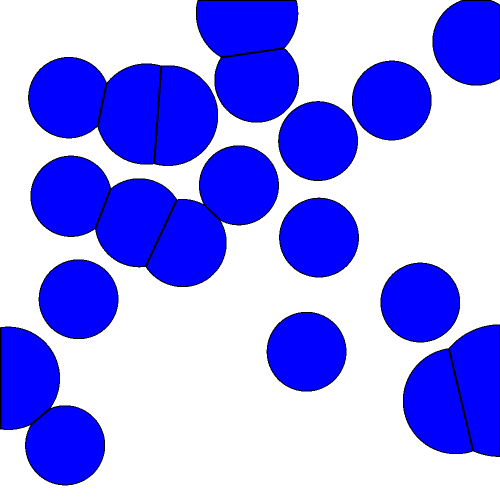
#> input picture Geo_Proc/build/frames/frame_0.png, 1000 x 1000 px (shown at 1/2 size); its folder holds 4 pictures in this run
$ python concat_frames.py
#> lines starting #> are read from the running program, lines starting #| are printed output that depends on the picture
import os
from PIL import Image, ImageOps
import math

def get_png_files(directory):
    return [os.path.join(directory, f) for f in os.listdir(directory) if f.endswith('.png')]

def select_equally_spaced_frames(frames, count):
    step = len(frames) / count
    return [frames[math.floor(i * step)] for i in range(count)]

def add_border(image, border_size=10, color='black'):
    return ImageOps.expand(image, border=border_size, fill=color)

def concatenate_frames_horizontally(frames, border_size=10):
#> called with border_size = 10
    bordered_frames = [add_border(Image.open(frame), border_size=border_size) for frame in frames]
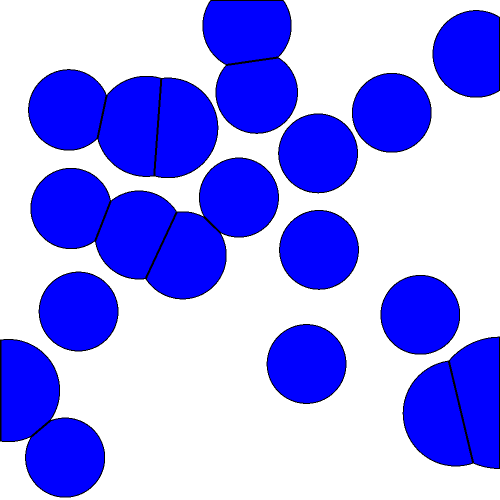
#> input picture Geo_Proc/build/frames/frame_1.png, 1000 x 1000 px (shown at 1/2 size)
#> call 4 of add_border, with border_size = 10, color = 'black'
#> in add_border (call 4), `return ImageOps.expand(image, border=border_size, fill=color)`:
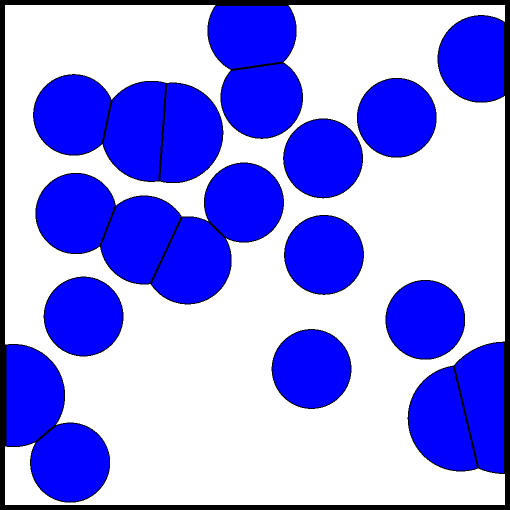
#> returned value: PIL image 1020x1020 RGB (shown at 1/2 size); mean R, G, B 147.1, 147.1, 240
#> bordered_frames = 6 items
    widths, heights = zip(*(frame.size for frame in bordered_frames))
#> widths = (1020, 1020, 1020, 1020, 1020, 1020); heights = (1020, 1020, 1020, 1020, 1020, 1020)
    total_width = sum(widths)
#> total_width = 6120
    max_height = max(heights)
#> max_height = 1020

    concatenated_image = Image.new('RGB', (total_width, max_height))
#> concatenated_image: PIL image 6120x1020 RGB; every value is 0

    x_offset = 0
    for frame in bordered_frames:
        concatenated_image.paste(frame, (x_offset, 0))
        x_offset += frame.width
#> this loop made 6 passes
#> x_offset on passes 1 to 6: 1020, 2040, 3060, 4080, 5100, 6120
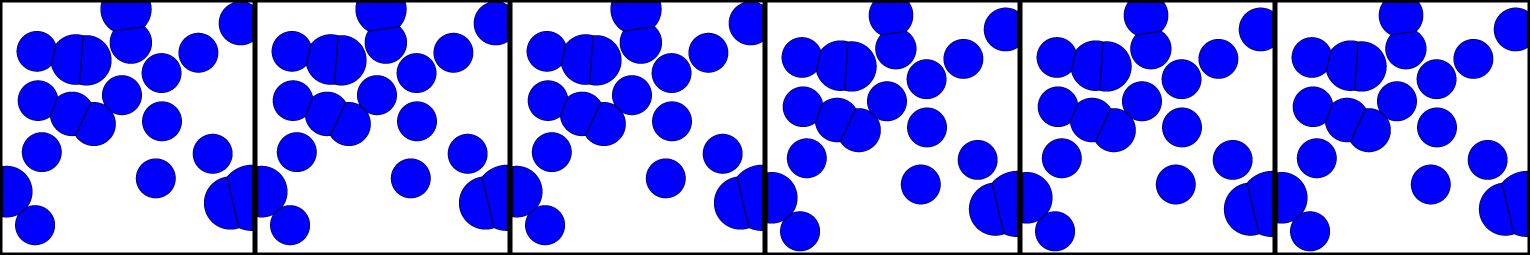
#> concatenated_image: PIL image 6120x1020 RGB (shown at 1/4 size); mean R, G, B 147.1, 147.1, 239.9
#> after the loop, x_offset = 6120

    return concatenated_image

def process_frames(directory, output1, output2, frame_count=6):
    frames = get_png_files(directory)
    frames.sort()  # Ensure the frames are in order

    half_point = len(frames) // 2
    first_half = frames[:half_point]
    second_half = frames[half_point:]

    selected_frames_first_half = select_equally_spaced_frames(first_half, frame_count)
    selected_frames_second_half = select_equally_spaced_frames(second_half, frame_count)

    concatenated_first_half = concatenate_frames_horizontally(selected_frames_first_half)
    concatenated_second_half = concatenate_frames_horizontally(selected_frames_second_half)
#> call 2 of concatenate_frames_horizontally, with border_size = 10
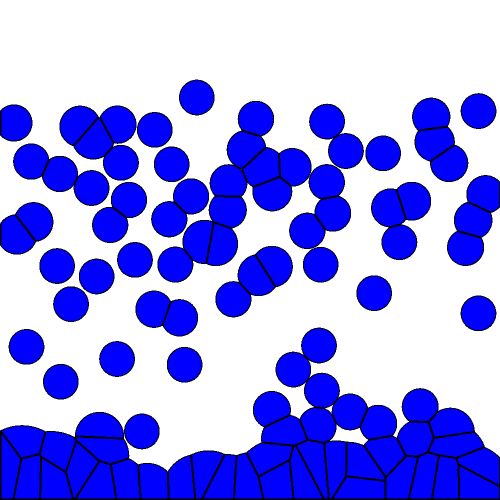
#> input picture Geo_Proc/build/frames/frame_10.png, 1000 x 1000 px (shown at 1/2 size)
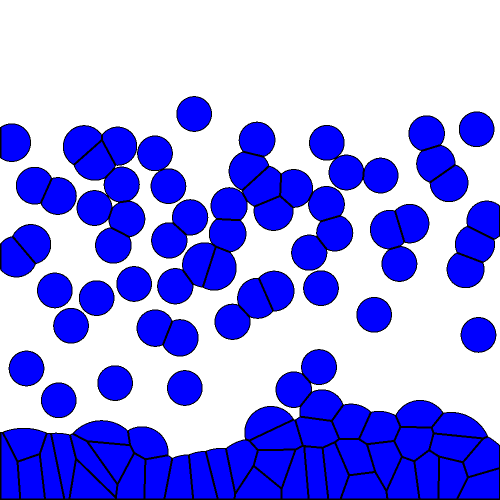
#> input picture Geo_Proc/build/frames/frame_11.png, 1000 x 1000 px (shown at 1/2 size)
#> in add_border (call 10), `return ImageOps.expand(image, border=border_size, fill=color)`:
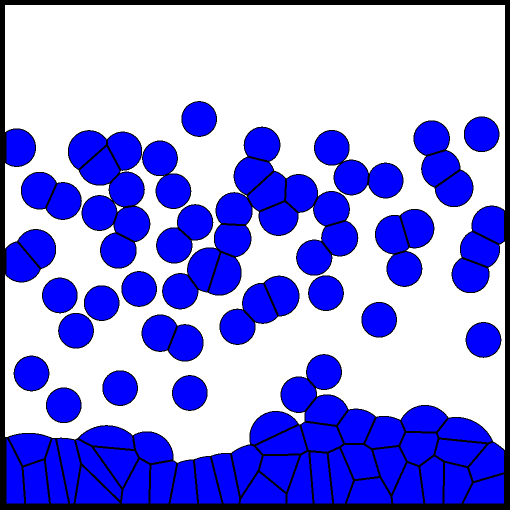
#> returned value: PIL image 1020x1020 RGB (shown at 1/2 size); mean R, G, B 146.9, 146.9, 233.1
#> the loop in concatenate_frames_horizontally (call 2), `for frame in bordered_frames:` made 6 passes
#> after the loop in concatenate_frames_horizontally (call 2), `for frame in bordered_frames:`:
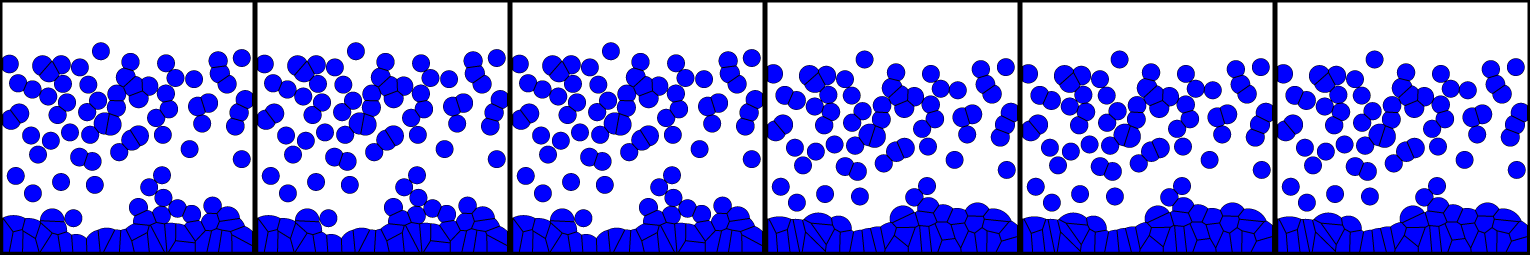
#> concatenated_image: PIL image 6120x1020 RGB (shown at 1/4 size); mean R, G, B 146.9, 146.9, 233.2

    concatenated_first_half.save(output1)
    concatenated_second_half.save(output2)

if __name__ == "__main__":
    directory = './build/frames'
    output1 = './output_first_half.png'
    output2 = './output_second_half.png'

    process_frames(directory, output1, output2)
